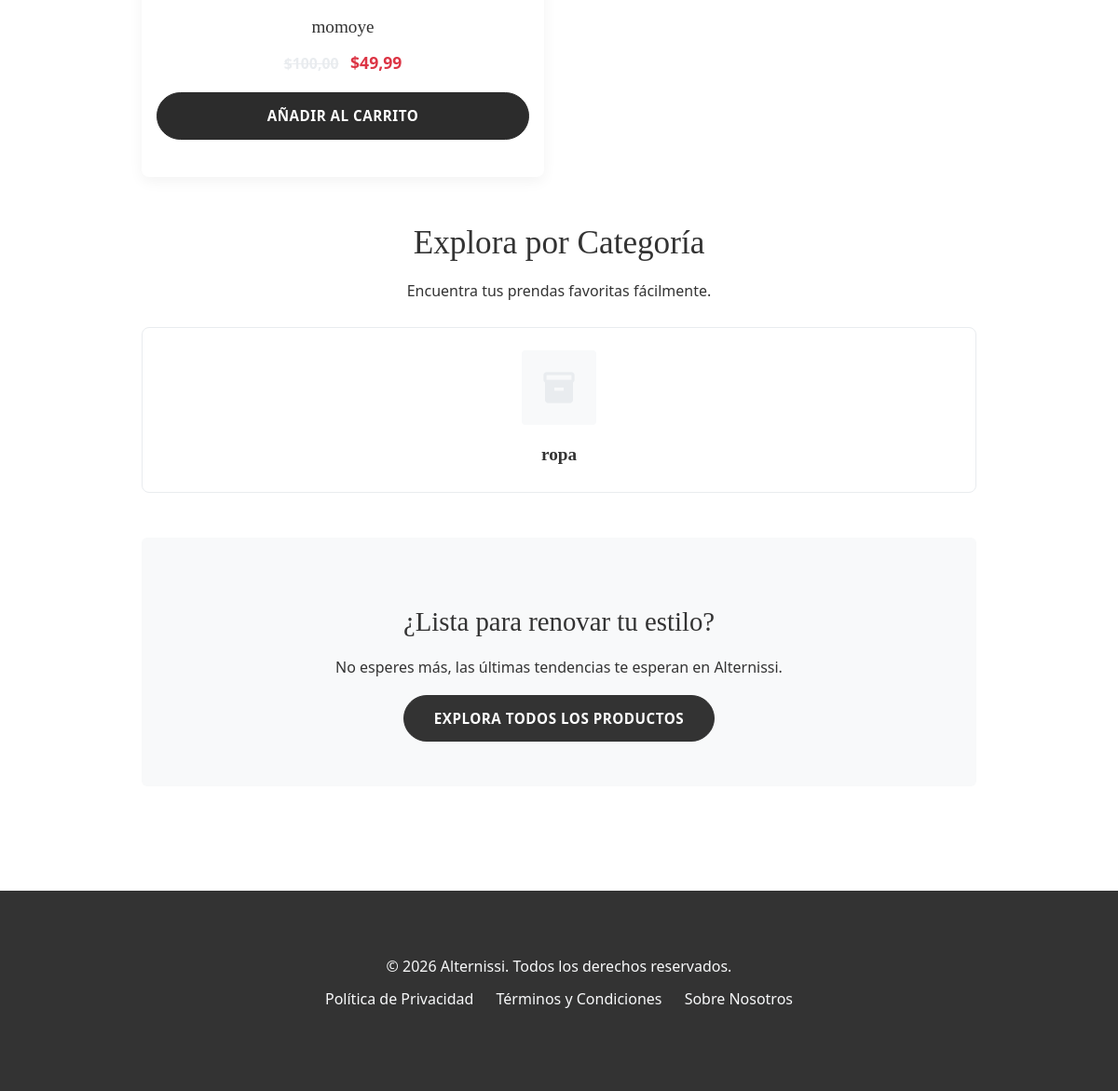
The app's page / (lower part), older data.
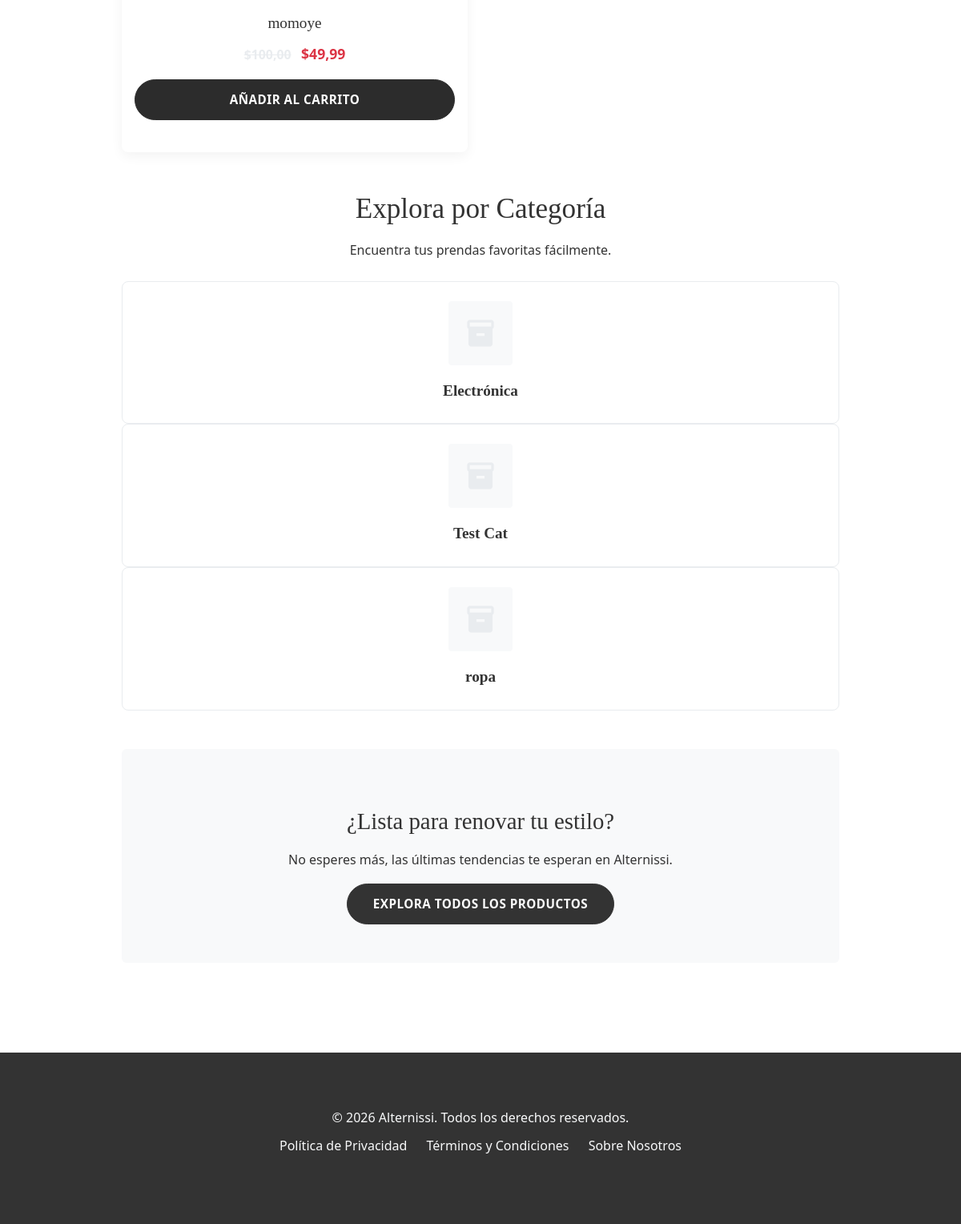
The same page, newer data.
### post/models.py (models this page shows, shortened)
class TimeStampedModel(models.Model):
    creado = models.DateTimeField(auto_now_add=True, db_index=True)
    actualizado = models.DateTimeField(auto_now=True)
    class Meta:
        abstract = True

class Producto(TimeStampedModel):
    class Talla(models.TextChoices):
        XS = 'XS', 'Extra Small'
        S = 'S', 'Small'
        M = 'M', 'Medium'
        L = 'L', 'Large'
        XL = 'XL', 'Extra Large'
        XXL = 'XXL', 'Extra Extra Large'
        U = 'U', 'Única'
    class Genero(models.TextChoices):
        HOMBRE = 'H', 'Hombre'
        MUJER = 'M', 'Mujer'
        UNISEX = 'U', 'Unisex'
        NINO = 'N', 'Niño'
    nombre = models.CharField(max_length=200)
    slug = models.SlugField(max_length=200, unique=True, allow_unicode=True)
    sku = models.CharField(max_length=50, unique=True, editable=False, default=generar_sku)
    descripcion = models.TextField()
    caracteristicas = models.JSONField(default=dict, blank=True)  # Django 5.0+ feature
    precio = models.DecimalField(max_digits=12, decimal_places=2)
    precio_descuento = models.DecimalField(
        max_digits=12,
        decimal_places=2,
        blank=True,
        null=True,
        help_text="Si se especifica, será el precio mostrado como oferta."
    )
    categoria = models.ForeignKey(
        Categoria,
        related_name='productos',
        on_delete=models.PROTECT
    )
    marca = models.ForeignKey(
        Marca,
        related_name='productos',
        on_delete=models.SET_NULL,
        null=True,
        blank=True
    )
    talla = models.CharField(
        max_length=4,
        choices=Talla.choices,
        default=Talla.U
    )
    genero = models.CharField(
        max_length=1,
        choices=Genero.choices,
        default=Genero.UNISEX
    )
    color = models.CharField(max_length=50)
    material = models.CharField(max_length=100)
    stock = models.PositiveIntegerField()
    disponible = models.BooleanField(default=True)
    destacado = models.BooleanField(default=False)
    nuevo = models.BooleanField(default=False)
    etiquetas = models.ManyToManyField('EtiquetaProducto', blank=True)
    class Meta:
        ordering = ['-creado']
        indexes = [
            models.Index(fields=['nombre']),
            models.Index(fields=['precio']),
            models.Index(fields=['disponible']),
            models.Index(fields=['destacado']),
            models.Index(fields=['nuevo']),
            models.Index(fields=['categoria', 'disponible']),
        ]
        constraints = [
            models.CheckConstraint(
                check=Q(precio__gte=0),
                name='precio_positivo'
            ),
            models.CheckConstraint(
                check=Q(precio_descuento__isnull=True) | Q(precio_descuento__lt=F('precio')),
                name='descuento_valido'
            ),
        ]
    def get_absolute_url(self):
        return reverse('tienda:detalle_producto', args=[self.id, self.slug])
    @property
    def tiene_descuento(self):
        return self.precio_descuento is not None and self.precio_descuento < self.precio
    @property
    def precio_actual(self):
        return self.precio_descuento if self.tiene_descuento else self.precio
    @property
    def total_resenas(self):
        if hasattr(self, 'annotated_count_reviews'):
            return self.annotated_count_reviews
        return self.resenas.filter(aprobado=True).count()

class Categoria(TimeStampedModel):
    nombre = models.CharField(max_length=100, unique=True)
    slug = models.SlugField(max_length=100, unique=True, allow_unicode=True)
    descripcion = models.TextField(blank=True)
    imagen = models.ImageField(upload_to='categorias/', blank=True, null=True)
    activo = models.BooleanField(default=True)
    orden = models.PositiveIntegerField(default=0)
    class Meta:
        verbose_name = 'categoría'
        verbose_name_plural = 'categorías'
        ordering = ['orden', 'nombre']
        indexes = [
            models.Index(fields=['nombre']),
            models.Index(fields=['activo']),
        ]
    def get_absolute_url(self):
        return reverse('tienda:productos_por_categoria', args=[self.slug])

class ConfiguracionTienda(models.Model):
    nombre_tienda = models.CharField(max_length=100)
    logo = models.ImageField(upload_to='configuracion/', blank=True, null=True)
    logo_alt_text = models.CharField(max_length=125, blank=True)
    moneda = models.CharField(max_length=10, default='USD')
    simbolo_moneda = models.CharField(max_length=1, default='$')
    impuesto = models.DecimalField(max_digits=5, decimal_places=2, default=0)
    costo_envio = models.DecimalField(max_digits=10, decimal_places=2, default=0)
    minimo_compra_envio_gratis = models.DecimalField(
        max_digits=10,
        decimal_places=2,
        null=True,
        blank=True
    )
    telefono_contacto = models.CharField(max_length=20, blank=True)
    email_contacto = models.EmailField(blank=True)
    direccion = models.TextField(blank=True)
    horario_atencion = models.CharField(max_length=100, blank=True)
    redes_sociales = models.JSONField(default=dict, blank=True)
    politica_privacidad = models.TextField(blank=True)
    terminos_condiciones = models.TextField(blank=True)
    sobre_nosotros = models.TextField(blank=True)
    activo = models.BooleanField(default=True)
    modo_mantenimiento = models.BooleanField(
        default=False,
        help_text="Cuando está activo, solo los superusuarios pueden acceder al sitio."
    )
    mensaje_mantenimiento = models.TextField(blank=True)
    porcentaje_recompensa_pedido = models.DecimalField(
        max_digits=5,
        decimal_places=2,
        default=0,
        help_text="Porcentaje del subtotal del pedido para el cupón de recompensa."
    )
    min_valor_recompensa_pedido = models.DecimalField(
        max_digits=12,
        decimal_places=2,
        default=1.00,
        help_text="Valor mínimo del cupón de recompensa."
    )
    max_valor_recompensa_pedido = models.DecimalField(
        max_digits=12,
        decimal_places=2,
        default=20.00,
        help_text="Valor máximo del cupón de recompensa."
    )
    valor_fijo_recompensa_pedido = models.DecimalField(
        max_digits=12,
        decimal_places=2,
        default=0,
        help_text="Si es mayor que 0, se usará este valor fijo en lugar del porcentaje."
    )
    dias_validez_cupon_recompensa = models.PositiveIntegerField(
        default=30,
        help_text="Días de validez del cupón de recompensa desde su generación."
    )
    class Meta:
        verbose_name = 'configuración de tienda'
        verbose_name_plural = 'configuraciones de tienda'
        constraints = [
            models.CheckConstraint(
                check=Q(impuesto__gte=0),
                name='impuesto_positivo'
            ),
            models.CheckConstraint(
                check=Q(costo_envio__gte=0),
                name='costo_envio_positivo'
            ),
        ]
    @classmethod
    def obtener_configuracion(cls):
        return cls.objects.filter(activo=True).first()

### post/views.py (the view)
# urls.py: path('', views.InicioTiendaView.as_view(), name='inicio'),
class InicioTiendaView(TemplateView):
    template_name = 'post/inicio.html' # Corrected path
    def get_context_data(self, **kwargs):
        context = super().get_context_data(**kwargs)
        base_productos = Producto.objects.filter(disponible=True).annotate(
            annotated_avg_rating=Avg('resenas__calificacion', filter=Q(resenas__aprobado=True)),
            annotated_count_reviews=Count('resenas', filter=Q(resenas__aprobado=True))
        )
        productos_destacados_query = base_productos.filter(precio_descuento__isnull=False, precio_descuento__lt=F('precio')).annotate(
            total_vendido=Coalesce(Sum('ventas__cantidad'), Value(0))
        ).order_by('-total_vendido', '-destacado', '-creado')
        context['productos_destacados'] = productos_destacados_query.prefetch_related('imagenes')[:8]
        context['productos_nuevos'] = base_productos.filter(nuevo=True).prefetch_related('imagenes')[:8]
        context['productos_con_descuento'] = base_productos.filter(
            precio_descuento__isnull=False,
            precio_descuento__lt=F('precio')
        ).prefetch_related('imagenes').order_by('-creado')[:8]
        context['categorias'] = Categoria.objects.filter(activo=True)
        return context

### post/context_processors.py (called while the page is built)
def tienda_config_processor(request):
    config = ConfiguracionTienda.obtener_configuracion()
    moneda_simbolo_global = '$'
    if config and hasattr(config, 'simbolo_moneda') and config.simbolo_moneda:
        moneda_simbolo_global = config.simbolo_moneda
    return {
        'tienda_config': config,
        'moneda_simbolo_global': moneda_simbolo_global
    }

### post/templates/post/inicio.html (shortened to what this page needs)
{% extends "post/base.html" %}
{% load static %}
{% block content_container %}
<div class="container mt-5">
    {% if productos_nuevos %}
    <section class="productos-nuevos mb-5">
        <div class="product-grid">
            {% for producto in productos_nuevos %}
                <div class="product-card">
                    <div class="product-card__info">
                        <a href="{{ producto.get_absolute_url }}" class="product-card__name">{{ producto.nombre }}</a>
                        <p class="product-card__price">
                             {% if producto.tiene_descuento %}
                                <span class="original-price">${{ producto.precio|floatformat:2 }}</span>
                                <span class="discounted-price">${{ producto.precio_actual|floatformat:2 }}</span>
                            {% else %}
                                <span>${{ producto.precio_actual|floatformat:2 }}</span>
                            {% endif %}
                        </p>
                        <form action="{% url 'tienda:agregar_al_carrito' producto.id %}" method="post" class="mt-auto add-to-cart-form">
                            <button type="submit" class="btn btn-primary w-100">Añadir al Carrito</button>
                        </form>
                    </div>
                </div>
            {% endfor %}
        </div>
    </section>
    {% endif %}
    {% if categorias %}
    <section class="categorias-principales mb-5">
        <div class="text-center mb-4">
            <h2>Explora por Categoría</h2>
            <p>Encuentra tus prendas favoritas fácilmente.</p>
        </div>
        <div class="category-grid">
            {% for categoria in categorias %}
                <a href="{{ categoria.get_absolute_url }}" class="category-card-link">
                    <div class="category-card">
                        {% if categoria.imagen %}
                            <img src="{{ categoria.imagen.url }}" alt="{{ categoria.nombre }}" class="category-card__image">
                        {% else %}
                            <div class="category-card__image-placeholder">
                                <span class="material-icons">inventory_2</span>
                            </div>
                        {% endif %}
                        <div class="category-card__name">{{ categoria.nombre }}</div>
                    </div>
                </a>
            {% endfor %}
        </div>
    </section>
    {% endif %}
    <section class="final-cta mt-5 mb-4 p-5 bg-light-gray rounded text-center">
        <h3>¿Lista para renovar tu estilo?</h3>
        <p>No esperes más, las últimas tendencias te esperan en Alternissi.</p>
        <a href="{% url 'tienda:lista_productos' %}" class="btn btn-secondary btn-lg">Explora Todos los Productos</a>
    </section>
</div>
{% endblock content_container %}

### post/templates/post/base.html (shortened to what this page needs)
{% load static %}
<!DOCTYPE html>
<html lang="es">
<head>
    <link href="https://cdn.jsdelivr.net/npm/bootstrap@5.3.0/dist/css/bootstrap.min.css" rel="stylesheet">
</head>
<body>
    <main class="container fade-in">
        {% block content_container %}{% endblock content_container %}
    </main>
    <footer>
        <div class="container">
            <p>&copy; {% now "Y" %} {{ tienda_config.nombre_tienda|default:"Alternissi" }}. Todos los derechos reservados.</p>
            <ul>
                <li><a href="{% url 'tienda:politica_privacidad' %}">Política de Privacidad</a></li>
                <li><a href="{% url 'tienda:terminos_condiciones' %}">Términos y Condiciones</a></li>
                <li><a href="{% url 'tienda:sobre_nosotros' %}">Sobre Nosotros</a></li>
            </ul>
        </div>
    </footer>
</body>
</html>

Row changes from the older to the newer data that the page shows:
added Categoria: nombre "Electrónica"
added Categoria: nombre "Test Cat"
added ConfiguracionTienda: nombre_tienda "Alternissi"
Text that changed along with them:
{{ tienda_config.nombre_tienda|default:"Alternissi" }}: "Alternissi" → (not shown)
